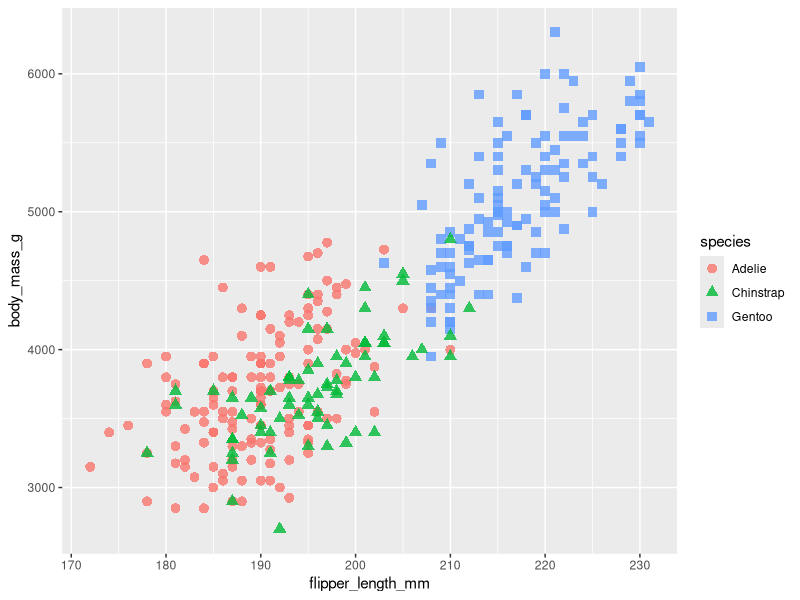
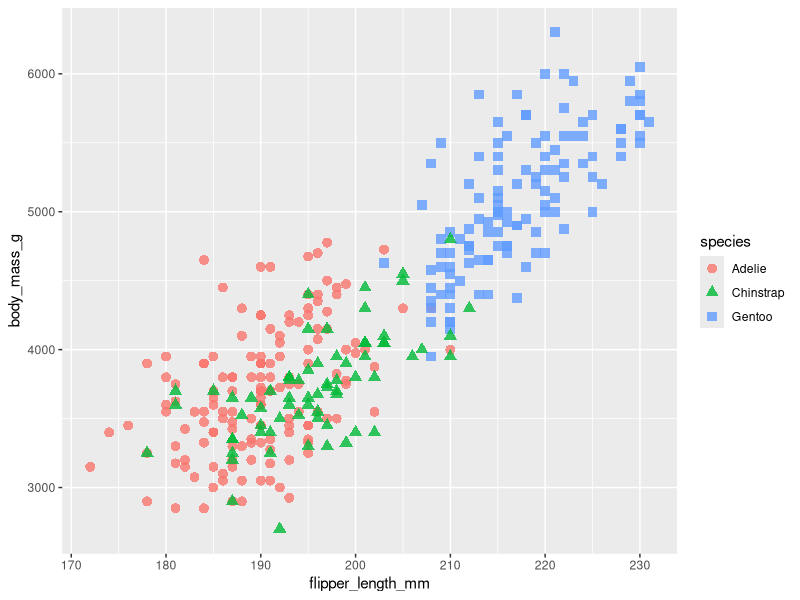

The R source for these figures, in order:
## ---- chunk 1
library(ggplot2)
library(ragg)
library(palmerpenguins)

p <- ggplot(na.omit(penguins), aes(x = flipper_length_mm, y = body_mass_g)) +
  geom_point(
    aes(color = species, shape = species),
    size = 3,
    alpha = 0.8
  )

pngfile <- fs::path(knitr::fig_path(),  "basis.png")
agg_png(pngfile, width = 7.8, height = 4.68, units = "in", res = 300)
plot(p)
invisible(dev.off())
## ---- chunk 2
#| label: eight-plot
#| message: false
#| warning: false
#| fig-width: 7.8
#| fig-height: 4.68
#| fig-dpi: 300
#| fig-align: center
#| out-width: "70%"
p
